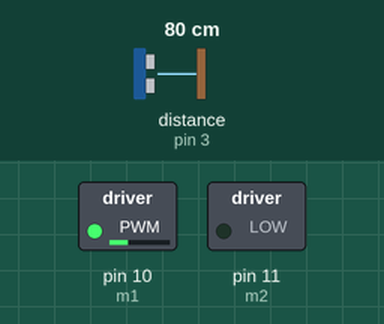
Simulated run of this sketch. Board: Arduino Uno, built with avr-gcc and run on an emulated ATmega328P. On the bench: switched loads named in the sketch (green lamp = pin HIGH). Wiring (inferred from the names in the program): ultrasonic range finder: trigger pin 4; echo pin 3. Inputs (shaded band) come from the test bench; at power-on: distance to the obstacle (sensor on pin 3) 80 cm. The echo pulse lasts 58.3 µs per cm; pins used as bus, display or sensor lines are not drawn.

Above: at 1.2 s.
1.3 s: distance to the obstacle (sensor on pin 3) set to 2 cm
At 1.9 s:
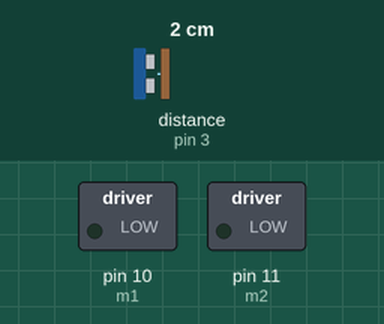
2.8 s: distance to the obstacle (sensor on pin 3) set to 9 cm
4.3 s: distance to the obstacle (sensor on pin 3) set to 12 cm
At 5.4 s:
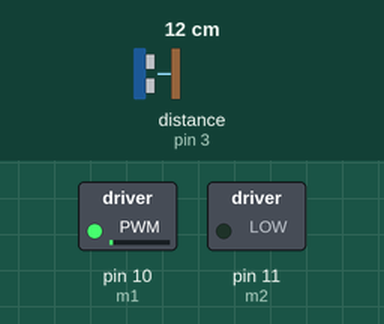
5.8 s: distance to the obstacle (sensor on pin 3) set to 250 cm
At 7.0 s:
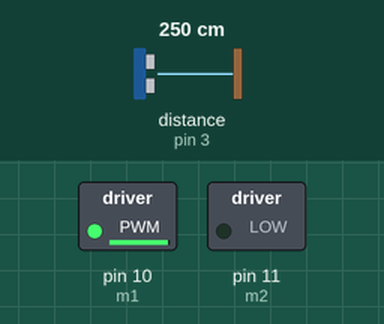
7.3 s: distance to the obstacle (sensor on pin 3) set to 4 cm
At 7.9 s:
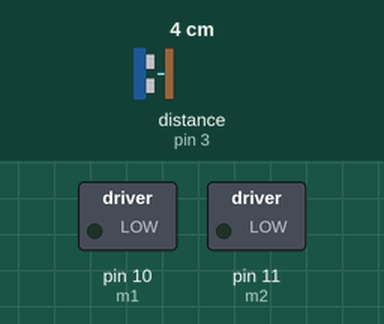
Timing chart, 0 to 9.8 s (numbered marks = the images above; inputs shaded):
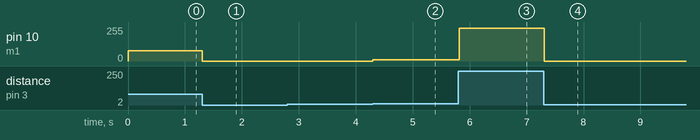

The sketch:

motor_q5.ino
```cpp
long dur;
int dis;
int trigPin=4;
int echoPin=3;
int m1=10;
int m2=11;

void setup() {
  pinMode(m1, OUTPUT);
  pinMode(m2, OUTPUT);
  pinMode(trigPin, OUTPUT);
  pinMode(echoPin, INPUT);
}
void loop() {
  digitalWrite(trigPin, LOW);
  delayMicroseconds(10);
  digitalWrite(trigPin, HIGH);
  delayMicroseconds(10);
  digitalWrite(trigPin, LOW);
  dur = pulseIn(echoPin, HIGH);
  dis = dur * 0.034 / 2;
  if(dis<10){
    digitalWrite(m1, LOW);
  }
  else{
    analogWrite(m1, dis);
  }
}
```

Measured:
- after the input at 1.3 s, pin 10 (m1): 78/255 → 0/255 at once
- after the input at 2.8 s, every drawn part: stays the same
- after the input at 4.3 s, pin 10 (m1): 0/255 → 11/255 at once
- after the input at 5.8 s, pin 10 (m1): 11/255 → 247/255 at once
- after the input at 7.3 s, pin 10 (m1): 247/255 → 0/255 at once
